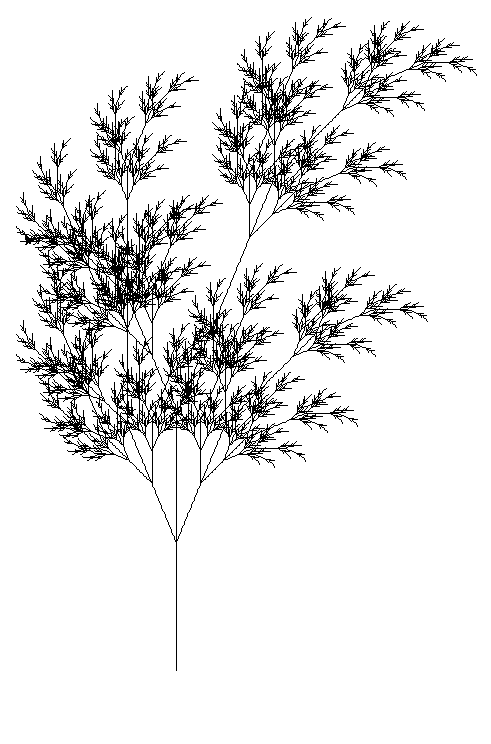

Reproduce this figure in Python.
## Plante_2D 
## Regle : F[[-X][+X]]F[+FX]-X

def L_system ( graine, regle_evolution, profondeur):
    
    mot = graine
    
    def evolution( mot, regle_evolution):
        sortie = ""
        for k in mot:
            sortie += regle_evolution( k)
        return sortie
    
    for _ in range(profondeur):
        mot = evolution( mot, regle_evolution)
    
    return mot

def regle(f):
    if f=="X":
        return "F[[-X][+X]]F[+FX]-X"
    elif f=="F":
        return "FF"
    else:
        return f

def affichage(mot):
    turtle.resetscreen()
    turtle.speed("fastest")
    turtle.left(90)
    turtle.penup()
    turtle.goto(0,-300)
    turtle.pendown()
    turtle.tracer(0, 0)
    pos=[]
    for k in mot:
        if k=="F" or k=="G":
            turtle.forward(5)
        elif k=="-":
            turtle.left(22.5)
        elif k=="+":
            turtle.right(22.5)
        elif k=="[":
            pos.append( (turtle.position(),turtle.heading()))
        elif k=="]":
            turtle.penup()
            x=pos.pop()
            turtle.goto(x[0])
            turtle.setheading(x[1])
            turtle.pendown()
    turtle.update()

affichage(L_system( "X", regle,7))
